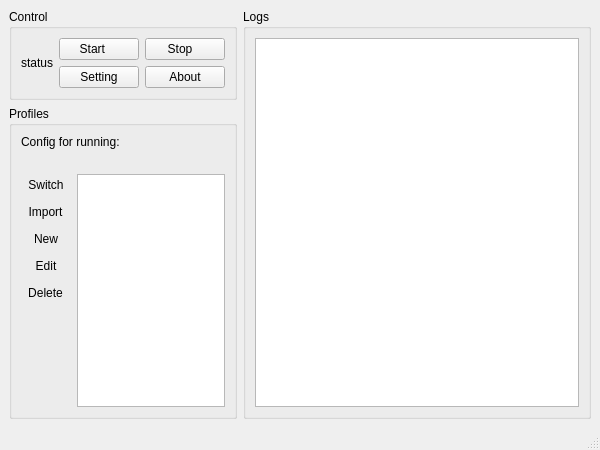
<?xml version="1.0" encoding="UTF-8"?>
<ui version="4.0">
 <class>MainWindow</class>
 <widget class="QMainWindow" name="MainWindow">
  <property name="geometry">
   <rect>
    <x>0</x>
    <y>0</y>
    <width>600</width>
    <height>450</height>
   </rect>
  </property>
  <property name="sizePolicy">
   <sizepolicy hsizetype="Preferred" vsizetype="Preferred">
    <horstretch>0</horstretch>
    <verstretch>0</verstretch>
   </sizepolicy>
  </property>
  <property name="minimumSize">
   <size>
    <width>0</width>
    <height>0</height>
   </size>
  </property>
  <property name="maximumSize">
   <size>
    <width>720</width>
    <height>720</height>
   </size>
  </property>
  <property name="font">
   <font>
    <pointsize>9</pointsize>
   </font>
  </property>
  <property name="windowTitle">
   <string>qsing-box</string>
  </property>
  <widget class="QWidget" name="centralwidget">
   <layout class="QHBoxLayout" name="horizontalLayout_2" stretch="1,2">
    <item>
     <layout class="QVBoxLayout" name="verticalLayout_3">
      <item>
       <widget class="QGroupBox" name="groupBox_2">
        <property name="title">
         <string>Control</string>
        </property>
        <property name="flat">
         <bool>false</bool>
        </property>
        <layout class="QVBoxLayout" name="verticalLayout_4">
         <item>
          <layout class="QHBoxLayout" name="horizontalLayout_3">
           <item>
            <widget class="QLabel" name="statusLabel">
             <property name="text">
              <string>status</string>
             </property>
            </widget>
           </item>
           <item>
            <layout class="QGridLayout" name="gridLayout">
             <item row="0" column="0">
              <widget class="QPushButton" name="startButton">
               <property name="sizePolicy">
                <sizepolicy hsizetype="Minimum" vsizetype="Fixed">
                 <horstretch>0</horstretch>
                 <verstretch>0</verstretch>
                </sizepolicy>
               </property>
               <property name="font">
                <font>
                 <pointsize>9</pointsize>
                 <underline>false</underline>
                 <kerning>true</kerning>
                </font>
               </property>
               <property name="autoFillBackground">
                <bool>false</bool>
               </property>
               <property name="text">
                <string>Start    </string>
               </property>
               <property name="icon">
                <iconset resource="../build/Desktop_Qt_6_7_0_MSVC2019_64bit-Debug/.rcc/res.qrc">
                 <normaloff>:/images/start.png</normaloff>:/images/start.png</iconset>
               </property>
               <property name="iconSize">
                <size>
                 <width>16</width>
                 <height>16</height>
                </size>
               </property>
               <property name="autoRepeat">
                <bool>false</bool>
               </property>
               <property name="autoExclusive">
                <bool>false</bool>
               </property>
               <property name="autoDefault">
                <bool>false</bool>
               </property>
               <property name="default">
                <bool>false</bool>
               </property>
               <property name="flat">
                <bool>false</bool>
               </property>
              </widget>
             </item>
             <item row="0" column="1">
              <widget class="QPushButton" name="stopButton">
               <property name="text">
                <string>Stop   </string>
               </property>
               <property name="icon">
                <iconset resource="../build/Desktop_Qt_6_7_0_MSVC2019_64bit-Debug/.rcc/res.qrc">
                 <normaloff>:/images/stop.png</normaloff>:/images/stop.png</iconset>
               </property>
               <property name="iconSize">
                <size>
                 <width>16</width>
                 <height>16</height>
                </size>
               </property>
               <property name="flat">
                <bool>false</bool>
               </property>
              </widget>
             </item>
             <item row="1" column="0">
              <widget class="QPushButton" name="settingsButton">
               <property name="text">
                <string>Setting</string>
               </property>
               <property name="icon">
                <iconset resource="../build/Desktop_Qt_6_7_0_MSVC2019_64bit-Debug/.rcc/res.qrc">
                 <normaloff>:/images/setting.png</normaloff>:/images/setting.png</iconset>
               </property>
               <property name="iconSize">
                <size>
                 <width>16</width>
                 <height>16</height>
                </size>
               </property>
              </widget>
             </item>
             <item row="1" column="1">
              <widget class="QPushButton" name="aboutButton">
               <property name="text">
                <string>About</string>
               </property>
               <property name="icon">
                <iconset resource="../build/Desktop_Qt_6_7_0_MSVC2019_64bit-Debug/.rcc/res.qrc">
                 <normaloff>:/images/about.png</normaloff>:/images/about.png</iconset>
               </property>
               <property name="iconSize">
                <size>
                 <width>16</width>
                 <height>16</height>
                </size>
               </property>
              </widget>
             </item>
            </layout>
           </item>
          </layout>
         </item>
        </layout>
       </widget>
      </item>
      <item>
       <widget class="QGroupBox" name="groupBox_3">
        <property name="sizePolicy">
         <sizepolicy hsizetype="Preferred" vsizetype="Preferred">
          <horstretch>0</horstretch>
          <verstretch>0</verstretch>
         </sizepolicy>
        </property>
        <property name="title">
         <string>Profiles</string>
        </property>
        <layout class="QVBoxLayout" name="verticalLayout_5">
         <item>
          <widget class="QLabel" name="configLabel">
           <property name="font">
            <font>
             <pointsize>9</pointsize>
             <bold>false</bold>
            </font>
           </property>
           <property name="text">
            <string>Config for running:</string>
           </property>
          </widget>
         </item>
         <item>
          <widget class="QLabel" name="configNameLabel">
           <property name="font">
            <font>
             <pointsize>8</pointsize>
             <italic>true</italic>
            </font>
           </property>
           <property name="text">
            <string>&lt;Empty config&gt;</string>
           </property>
          </widget>
         </item>
         <item>
          <layout class="QHBoxLayout" name="horizontalLayout">
           <item>
            <layout class="QVBoxLayout" name="verticalLayout">
             <item>
              <widget class="QToolButton" name="switchButton">
               <property name="text">
                <string>Switch</string>
               </property>
               <property name="icon">
                <iconset resource="../build/Desktop_Qt_6_7_0_MSVC2019_64bit-Debug/.rcc/res.qrc">
                 <normaloff>:/images/switch.png</normaloff>:/images/switch.png</iconset>
               </property>
               <property name="iconSize">
                <size>
                 <width>16</width>
                 <height>16</height>
                </size>
               </property>
               <property name="toolButtonStyle">
                <enum>Qt::ToolButtonTextUnderIcon</enum>
               </property>
               <property name="autoRaise">
                <bool>true</bool>
               </property>
              </widget>
             </item>
             <item>
              <widget class="QToolButton" name="importButton">
               <property name="text">
                <string>Import</string>
               </property>
               <property name="icon">
                <iconset resource="../build/Desktop_Qt_6_7_0_MSVC2019_64bit-Debug/.rcc/res.qrc">
                 <normaloff>:/images/import.png</normaloff>:/images/import.png</iconset>
               </property>
               <property name="iconSize">
                <size>
                 <width>15</width>
                 <height>16</height>
                </size>
               </property>
               <property name="toolButtonStyle">
                <enum>Qt::ToolButtonTextUnderIcon</enum>
               </property>
               <property name="autoRaise">
                <bool>true</bool>
               </property>
              </widget>
             </item>
             <item>
              <widget class="QToolButton" name="addButton">
               <property name="sizePolicy">
                <sizepolicy hsizetype="Preferred" vsizetype="Fixed">
                 <horstretch>0</horstretch>
                 <verstretch>0</verstretch>
                </sizepolicy>
               </property>
               <property name="text">
                <string>New</string>
               </property>
               <property name="icon">
                <iconset resource="../build/Desktop_Qt_6_7_0_MSVC2019_64bit-Debug/.rcc/res.qrc">
                 <normaloff>:/images/add-new.png</normaloff>:/images/add-new.png</iconset>
               </property>
               <property name="iconSize">
                <size>
                 <width>16</width>
                 <height>16</height>
                </size>
               </property>
               <property name="toolButtonStyle">
                <enum>Qt::ToolButtonTextUnderIcon</enum>
               </property>
               <property name="autoRaise">
                <bool>true</bool>
               </property>
              </widget>
             </item>
             <item>
              <widget class="QToolButton" name="editButton">
               <property name="sizePolicy">
                <sizepolicy hsizetype="Preferred" vsizetype="Fixed">
                 <horstretch>0</horstretch>
                 <verstretch>0</verstretch>
                </sizepolicy>
               </property>
               <property name="text">
                <string>Edit</string>
               </property>
               <property name="icon">
                <iconset resource="../build/Desktop_Qt_6_7_0_MSVC2019_64bit-Debug/.rcc/res.qrc">
                 <normaloff>:/images/edit.png</normaloff>:/images/edit.png</iconset>
               </property>
               <property name="iconSize">
                <size>
                 <width>16</width>
                 <height>16</height>
                </size>
               </property>
               <property name="toolButtonStyle">
                <enum>Qt::ToolButtonTextUnderIcon</enum>
               </property>
               <property name="autoRaise">
                <bool>true</bool>
               </property>
              </widget>
             </item>
             <item>
              <widget class="QToolButton" name="deleteButton">
               <property name="text">
                <string>Delete</string>
               </property>
               <property name="icon">
                <iconset resource="../build/Desktop_Qt_6_7_0_MSVC2019_64bit-Debug/.rcc/res.qrc">
                 <normaloff>:/images/delete.png</normaloff>:/images/delete.png</iconset>
               </property>
               <property name="iconSize">
                <size>
                 <width>16</width>
                 <height>16</height>
                </size>
               </property>
               <property name="toolButtonStyle">
                <enum>Qt::ToolButtonTextUnderIcon</enum>
               </property>
               <property name="autoRaise">
                <bool>true</bool>
               </property>
              </widget>
             </item>
             <item>
              <spacer name="verticalSpacer">
               <property name="orientation">
                <enum>Qt::Vertical</enum>
               </property>
               <property name="sizeHint" stdset="0">
                <size>
                 <width>20</width>
                 <height>40</height>
                </size>
               </property>
              </spacer>
             </item>
            </layout>
           </item>
           <item>
            <widget class="QListWidget" name="configListWidget"/>
           </item>
          </layout>
         </item>
        </layout>
       </widget>
      </item>
     </layout>
    </item>
    <item>
     <widget class="QGroupBox" name="groupBox">
      <property name="sizePolicy">
       <sizepolicy hsizetype="Preferred" vsizetype="Preferred">
        <horstretch>0</horstretch>
        <verstretch>0</verstretch>
       </sizepolicy>
      </property>
      <property name="title">
       <string>Logs</string>
      </property>
      <layout class="QVBoxLayout" name="verticalLayout_2" stretch="0">
       <item>
        <widget class="QPlainTextEdit" name="outputEdit">
         <property name="readOnly">
          <bool>false</bool>
         </property>
        </widget>
       </item>
      </layout>
     </widget>
    </item>
   </layout>
  </widget>
  <widget class="QStatusBar" name="statusbar"/>
  <action name="newAction">
   <property name="text">
    <string>New</string>
   </property>
   <property name="toolTip">
    <string>Add new config file</string>
   </property>
   <property name="menuRole">
    <enum>QAction::NoRole</enum>
   </property>
   <property name="iconVisibleInMenu">
    <bool>true</bool>
   </property>
  </action>
 </widget>
 <resources>
  <include location="../build/Desktop_Qt_6_7_0_MSVC2019_64bit-Debug/.rcc/res.qrc"/>
 </resources>
 <connections/>
</ui>
